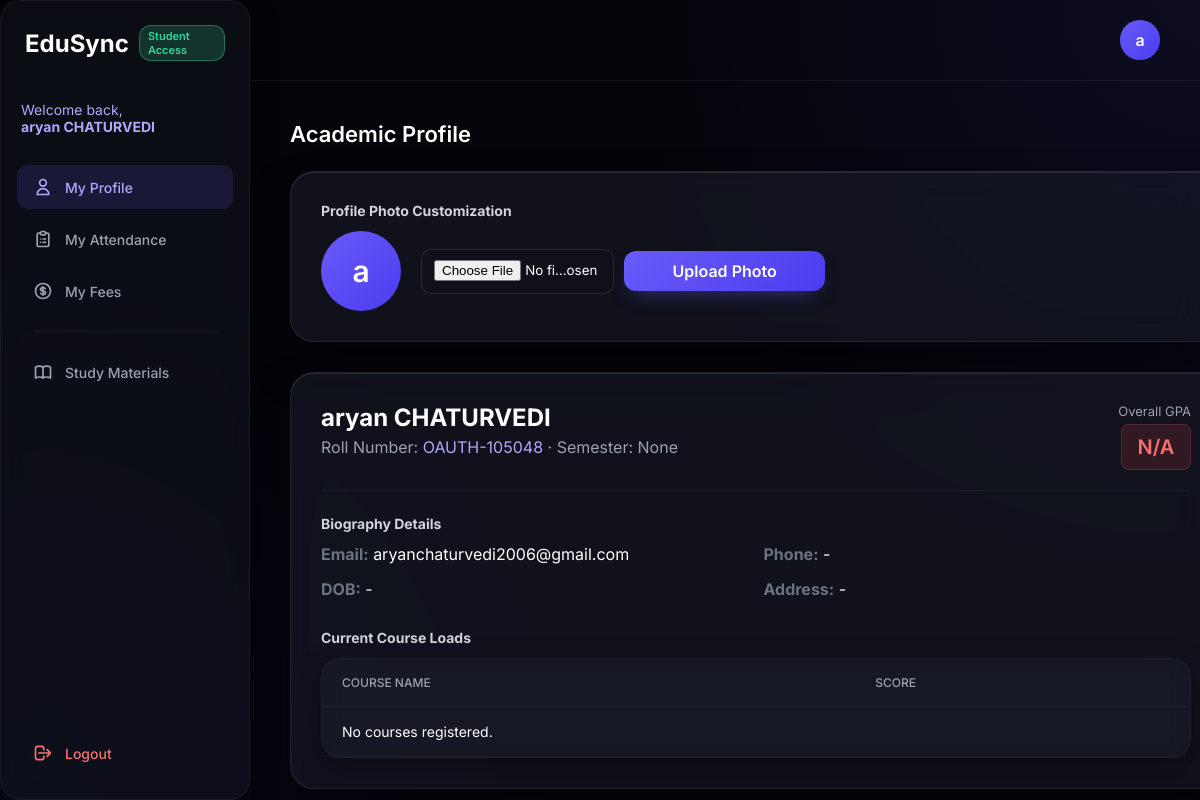
/student_dashboard (signed in), run on the app's committed database.
### tables this page shows
CREATE TABLE students (
            id INTEGER PRIMARY KEY AUTOINCREMENT,
            name TEXT,
            roll TEXT,
            age INTEGER,
            dob TEXT,
            gender TEXT,
            address TEXT,
            phone TEXT,
            email TEXT,
            semester TEXT,
            gpa REAL,
            attendance TEXT,
            extra_activities TEXT,
            sports_achievements TEXT,
            courses TEXT
        , password TEXT DEFAULT 'student123', profile_pic TEXT DEFAULT '');

### app.py (the view, shortened to what this page needs)
@app.route('/student_dashboard')
def student_dashboard():
    if 'user' not in session or session.get('role') != 'student':
        return redirect(url_for('login'))
    student_id = session['student_id']
    conn = sqlite3.connect('students.db')
    cursor = conn.cursor()
    cursor.execute("SELECT * FROM students WHERE id=?", (student_id,))
    student = cursor.fetchone()
    courses = json.loads(student[14]) if student[14] else []
    cursor.execute("SELECT * FROM fees WHERE student_id=?", (student_id,))
    fee_record = cursor.fetchone()
    cursor.execute("SELECT * FROM transactions WHERE student_id=? ORDER BY date DESC", (student_id,))
    txs = cursor.fetchall()
    cursor.execute("SELECT * FROM documents WHERE student_id=? AND file_type='Assignment Submission' ORDER BY uploaded_at DESC", (student_id,))
    assignments = cursor.fetchall()
    cursor.execute("SELECT * FROM documents WHERE student_id IS NULL AND file_type != 'Assignment Submission' ORDER BY uploaded_at DESC")
    study_materials = cursor.fetchall()
    cursor.execute("SELECT * FROM assignment_tasks ORDER BY due_date ASC")
    all_tasks = cursor.fetchall()
    cursor.execute('''
        SELECT q.id, q.title, q.due_date, q.duration_minutes, a.start_time, a.submit_time, a.score
        FROM quizzes q
        LEFT JOIN quiz_attempts a ON q.id = a.quiz_id AND a.student_id = ?
        ORDER BY q.due_date ASC
    ''', (student_id,))
    active_quizzes = cursor.fetchall()
    cursor.execute("SELECT * FROM live_classes ORDER BY created_at DESC")
    live_classes = cursor.fetchall()
    alerts = generate_notifications(student_id)
    task_dashboard = []
    from datetime import datetime as dt
    now = dt.now()
    conn.close()
    return render_template('student_portal.html', student=student, courses=courses, fee_record=fee_record, transactions=txs, assignments=assignments, study_materials=study_materials, task_dashboard=task_dashboard, active_quizzes=active_quizzes, notifications=alerts, live_classes=live_classes)

### templates/student_portal.html (shortened to what this page needs)
<!DOCTYPE html>
<html lang="en">
<head>
    <link rel="stylesheet" href="{{ url_for('static', filename='style.css') }}">
</head>
<body class="dashboard-body">
    <div class="dashboard-layout">
        <aside class="sidebar glass-panel-dark">
            <div class="brand">
                <h2>EduSync</h2>
                <span class="badge"
                    style="background: rgba(52, 211, 153, 0.2); color: #34d399; border: 1px solid rgba(52, 211, 153, 0.4);">Student
                    Access</span>
            </div>
            <div style="padding: 10px 20px; color: #b0a8fe; font-size: 14px; margin-bottom: 20px;">
                Welcome back, <br><b>{{ student[1] }}</b>
            </div>
            <nav class="sidebar-nav">
                <a href="#" class="nav-link active" onclick="showTab('profile-tab', this)">
                    <svg width="20" height="20" fill="none" stroke="currentColor" viewBox="0 0 24 24">
                        <path stroke-linecap="round" stroke-linejoin="round" stroke-width="2"
                            d="M16 7a4 4 0 11-8 0 4 4 0 018 0zM12 14a7 7 0 00-7 7h14a7 7 0 00-7-7z"></path>
                    </svg>
                    My Profile
                </a>
                <a href="#" class="nav-link" onclick="showTab('attendance-tab', this)">
                    My Attendance
                </a>
                <a href="#" class="nav-link" onclick="showTab('fees-tab', this)">
                    My Fees
                </a>
                <hr style="border: 0; border-top: 1px solid rgba(255,255,255,0.05); margin: 10px 16px;">
                <a href="#" class="nav-link" onclick="showTab('resources-tab', this)">
                    Study Materials
                </a>
            </nav>
            <div class="sidebar-footer">
                <a href="/logout" class="nav-link logout-btn">
                    <svg width="20" height="20" fill="none" stroke="currentColor" viewBox="0 0 24 24">
                        <path stroke-linecap="round" stroke-linejoin="round" stroke-width="2"
                            d="M17 16l4-4m0 0l-4-4m4 4H7m6 4v1a3 3 0 01-3 3H6a3 3 0 01-3-3V7a3 3 0 013-3h4a3 3 0 013 3v1">
                        </path>
                    </svg>
                    Logout
                </a>
            </div>
        </aside>
        <main class="main-content">
            <header class="topbar" style="justify-content: flex-end; align-items:center;">
                <div class="user-profile">
                    {% if student|length > 16 and student[16] and student[16] != '' %}
                    <img src="{{ url_for('static', filename=student[16]) }}" style="width: 40px; height: 40px; border-radius: 50%; object-fit: cover; border: 2px solid #b0a8fe;">
                    {% else %}
                    <div class="avatar">{{ student[1][0] }}</div>
                    {% endif %}
                </div>
            </header>
            <div class="content-wrapper">
                <div id="profile-tab" class="tab-content active">
                    <div class="section-header">
                        <h3>Academic Profile</h3>
                    </div>
                    <div class="glass-panel form-panel" style="max-width: 900px; padding: 30px; margin-bottom: 30px;">
                        <h4 class="section-subtitle" style="margin-top:0;">Profile Photo Customization</h4>
                        <div style="display:flex; align-items: center; gap: 20px;">
                            {% if student|length > 16 and student[16] and student[16] != '' %}
                            <img src="{{ url_for('static', filename=student[16]) }}" style="width: 80px; height: 80px; border-radius: 50%; object-fit: cover; border: 3px solid #b0a8fe;">
                            {% else %}
                            <div class="avatar" style="width: 80px; height: 80px; font-size: 30px;">{{ student[1][0] }}</div>
                            {% endif %}
                            <form method="POST" action="/upload_profile_pic" enctype="multipart/form-data" style="display:flex; gap:10px; align-items:center;">
                                <input type="file" name="photo" accept="image/*" class="glass-input" required style="padding-top: 10px; max-width: 250px;">
                                <button type="submit" class="premium-btn" style="padding: 10px 20px;">Upload Photo</button>
                            </form>
                        </div>
                    </div>
                    <div class="glass-panel form-panel" style="max-width: 900px; padding: 30px;">
                        <div
                            style="display: flex; gap: 20px; border-bottom: 1px solid rgba(255,255,255,0.05); padding-bottom: 20px; margin-bottom: 20px;">
                            <div>
                                <h2 style="margin:0; font-size: 24px; color: #fff;">{{ student[1] }}</h2>
                                <p style="margin:5px 0 0 0; color: #9ca3af;">Roll Number: <span
                                        style="color:#b0a8fe;">{{ student[2] }}</span> &middot; Semester: {{ student[9]
                                    }}</p>
                            </div>
                            <div style="margin-left: auto; text-align: right;">
                                <p style="margin:0; font-size: 13px; color: #9ca3af;">Overall GPA</p>
                                {% set gpa = student[10] if student[10] is not none else 0.0 %}
                                <div class="gpa-score {% if gpa >= 8.0 %}high{% elif gpa >= 6.0 %}medium{% else %}low{% endif %}"
                                    style="display:inline-flex; font-size: 20px; padding: 6px 12px; margin-top: 5px;">
                                    {{ student[10] if student[10] is not none else 'N/A' }}
                                </div>
                            </div>
                        </div>
                        <h4 class="section-subtitle">Biography Details</h4>
                        <div style="display: grid; grid-template-columns: 1fr 1fr; gap: 15px; margin-bottom: 30px;">
                            <div><strong style="color:#6b7280;">Email:</strong> {{ student[8] or '-' }}</div>
                            <div><strong style="color:#6b7280;">Phone:</strong> {{ student[7] or '-' }}</div>
                            <div><strong style="color:#6b7280;">DOB:</strong> {{ student[4] or '-' }}</div>
                            <div><strong style="color:#6b7280;">Address:</strong> {{ student[6] or '-' }}</div>
                        </div>
                        <h4 class="section-subtitle">Current Course Loads</h4>
                        <div class="table-container glass-panel-dark">
                            <table class="premium-table">
                                <thead>
                                    <tr>
                                        <th>Course Name</th>
                                        <th>Score</th>
                                    </tr>
                                </thead>
                                <tbody>
                                    {% if courses %}
                                    {% for course in courses %}
                                    <tr>
                                        <td>{{ course[0] }}</td>
                                        <td>{{ course[1] }}</td>
                                    </tr>
                                    {% endfor %}
                                    {% else %}
                                    <tr>
                                        <td colspan="2">No courses registered.</td>
                                    </tr>
                                    {% endif %}
                                </tbody>
                            </table>
                        </div>
                    </div>
                </div>
            </div>
        </main>
    </div>
</body>
</html>

### static/style.css (style rules this page uses)
.glass-panel { width: 100%; max-width: 440px; background: rgba(25, 28, 41, 0.6); backdrop-filter: blur(16px); border: 1px solid rgba(255, 255, 255, 0.08); border-radius: 24px; padding: 50px 40px; box-shadow: 0 25px 50px -12px rgba(0, 0, 0, 0.5), inset 0 1px 0 rgba(255, 255, 255, 0.1); }
.premium-login-btn, .premium-btn { width: 100%; background: linear-gradient(135deg, #6a5af9 0%, #4a3df0 100%); color: white; border: none; border-radius: 12px; padding: 16px; font-size: 16px; font-weight: 600; font-family: inherit; cursor: pointer; display: flex; justify-content: center; align-items: center; gap: 8px; transition: all 0.3s cubic-bezier(0.4, 0, 0.2, 1); box-shadow: 0 10px 20px -10px rgba(106, 90, 249, 0.5); position: relative; overflow: hidden; }
.dashboard-body { margin: 0; padding: 0; font-family: 'Inter', sans-serif; background-color: #030409; color: #ffffff; height: 100vh; display: flex; overflow: hidden; }
.dashboard-layout { display: flex; width: 100%; height: 100vh; background: radial-gradient(circle at top right, rgba(106, 90, 249, 0.1) 0%, transparent 40%), radial-gradient(circle at bottom left, rgba(74, 61, 240, 0.05) 0%, transparent 40%); }
.sidebar { width: 250px; height: 100%; box-sizing: border-box; display: flex; flex-direction: column; border-right: 1px solid rgba(255, 255, 255, 0.05); padding: 24px 0; background: rgba(10, 11, 16, 0.8); backdrop-filter: blur(20px); }
.brand { padding: 0 24px 30px; display: flex; align-items: center; gap: 10px; }
.brand h2 { margin: 0; font-size: 24px; font-weight: 700; color: #fff; }
.badge { background: #6a5af9; color: #fff; font-size: 11px; padding: 3px 8px; border-radius: 12px; font-weight: 600; }
.sidebar-nav { display: flex; flex-direction: column; gap: 8px; padding: 0 16px; flex: 1; }
.nav-link { display: flex; align-items: center; gap: 12px; padding: 12px 16px; color: #9ca3af; text-decoration: none; border-radius: 10px; font-size: 14px; font-weight: 500; transition: all 0.2s; }
.nav-link.active { background: rgba(106, 90, 249, 0.15); color: #b0a8fe; }
.sidebar-footer { padding: 0 16px; }
.logout-btn { color: #f87171; }
.main-content { flex: 1; display: flex; flex-direction: column; overflow-y: auto; }
.topbar { display: flex; justify-content: space-between; align-items: center; padding: 20px 40px; border-bottom: 1px solid rgba(255, 255, 255, 0.05); }
.avatar { width: 40px; height: 40px; border-radius: 50%; background: linear-gradient(135deg, #6a5af9, #4a3df0); display: flex; align-items: center; justify-content: center; font-weight: 600; }
.content-wrapper { padding: 40px; }
.tab-content { display: none; }
.tab-content.active { display: block; animation: fadeIn 0.4s ease; }
.section-header { display: flex; justify-content: space-between; align-items: center; margin-bottom: 24px; }
.section-header h3 { margin: 0; font-size: 22px; font-weight: 600; }
.glass-panel-dark { background: rgba(25, 28, 41, 0.4); backdrop-filter: blur(12px); border: 1px solid rgba(255, 255, 255, 0.05); border-radius: 20px; box-shadow: 0 10px 30px rgba(0, 0, 0, 0.3); }
.premium-table { width: 100%; border-collapse: collapse; font-size: 14px; }
.premium-table th { text-align: left; padding: 16px 20px; color: #9ca3af; font-weight: 500; font-size: 12px; text-transform: uppercase; border-bottom: 1px solid rgba(255, 255, 255, 0.05); }
.premium-table td { padding: 16px 20px; border-bottom: 1px solid rgba(255, 255, 255, 0.02); vertical-align: middle; }
.gpa-score { display: inline-flex; align-items: center; justify-content: center; width: 44px; height: 32px; border-radius: 8px; font-weight: 600; font-size: 13px; }
.gpa-score.low { background: rgba(239, 68, 68, 0.15); color: #f87171; border: 1px solid rgba(248, 113, 113, 0.2) }
.form-panel { padding: 32px; max-width: 800px; margin: 0 auto; }
.glass-input { width: 100%; padding: 12px; border-radius: 10px; background: rgba(15, 17, 26, 0.6); border: 1px solid rgba(255, 255, 255, 0.1); color: #fff; font-family: 'Inter'; box-sizing: border-box; }
.section-subtitle { margin: 24px 0 12px; color: #d1d5db; font-size: 14px; }

### data on the page
students: name "aryan CHATURVEDI", name "a", roll "OAUTH-105048", email "aryanchaturvedi2006@gmail.com"

### other printed values
{{ student[9] }} "None"
{{ student[10] if student[10] is not none else 'N/A' }} "N/A"
{{ student[7] or '-' }} "-"
{{ student[4] or '-' }} "-"
{{ student[6] or '-' }} "-"
